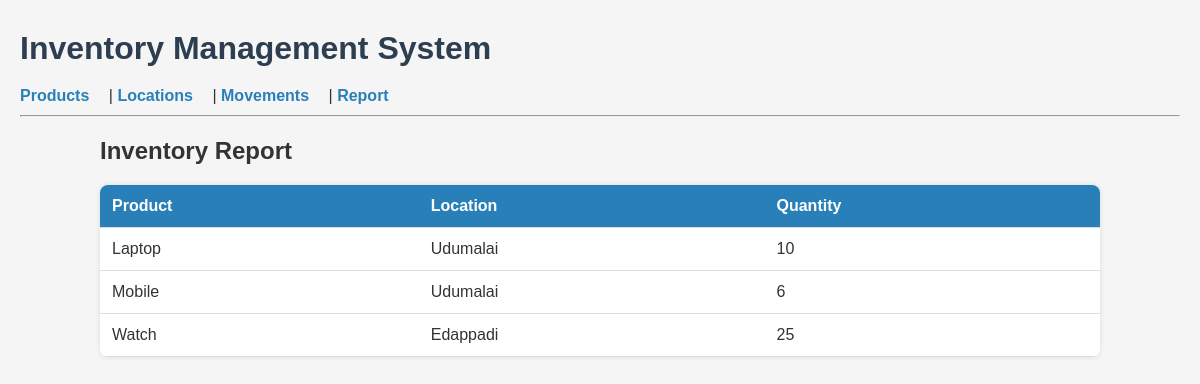
Screenshot of /report with the database file from the repository.
### app.py (models this page shows)
class Product(db.Model):
    product_id = db.Column(db.String(50), primary_key=True)
    name = db.Column(db.String(100), nullable=False)

class Location(db.Model):
    location_id = db.Column(db.String(50), primary_key=True)
    name = db.Column(db.String(100), nullable=False)

### app.py (the view)
@app.route('/report')
def report():
    report_data = []
    products = Product.query.all()
    locations = Location.query.all()
    for product in products:
        for location in locations:
            in_qty = db.session.query(db.func.sum(ProductMovement.qty)).filter_by(product_id=product.product_id, to_location=location.location_id).scalar() or 0
            out_qty = db.session.query(db.func.sum(ProductMovement.qty)).filter_by(product_id=product.product_id, from_location=location.location_id).scalar() or 0
            balance = in_qty - out_qty
            if balance > 0:
                report_data.append({'product': product.name, 'location': location.name, 'qty': balance})
    return render_template('report.html', report=report_data)

### templates/report.html
{% extends "base.html" %}
{% block content %}
<h2>Inventory Report</h2>
<table>
<tr><th>Product</th><th>Location</th><th>Quantity</th></tr>
{% for r in report %}
<tr>
    <td>{{ r.product }}</td>
    <td>{{ r.location }}</td>
    <td>{{ r.qty }}</td>
</tr>
{% endfor %}
</table>
{% endblock %}

### static/style.css (style rules this page uses)
body { font-family: Arial, sans-serif; margin:20px; background:#f5f5f5; color:#333; }
table { width:100%; border-collapse:collapse; margin-top:20px; background:#fff; border-radius:8px; overflow:hidden; box-shadow:0 0 5px rgba(0,0,0,0.1); }
th, td { padding:12px; text-align:left; border-bottom:1px solid #ddd; }
th { background:#2980b9; color:#fff; font-weight:bold; }

### rows the page displays
Product: product "Laptop"
Location: location "Udumalai" "Udumalai"
Product: product "Mobile"
Product: product "Watch"
Location: location "Edappadi"

### other values shown
{{ r.qty }} "10" "6" "25"
